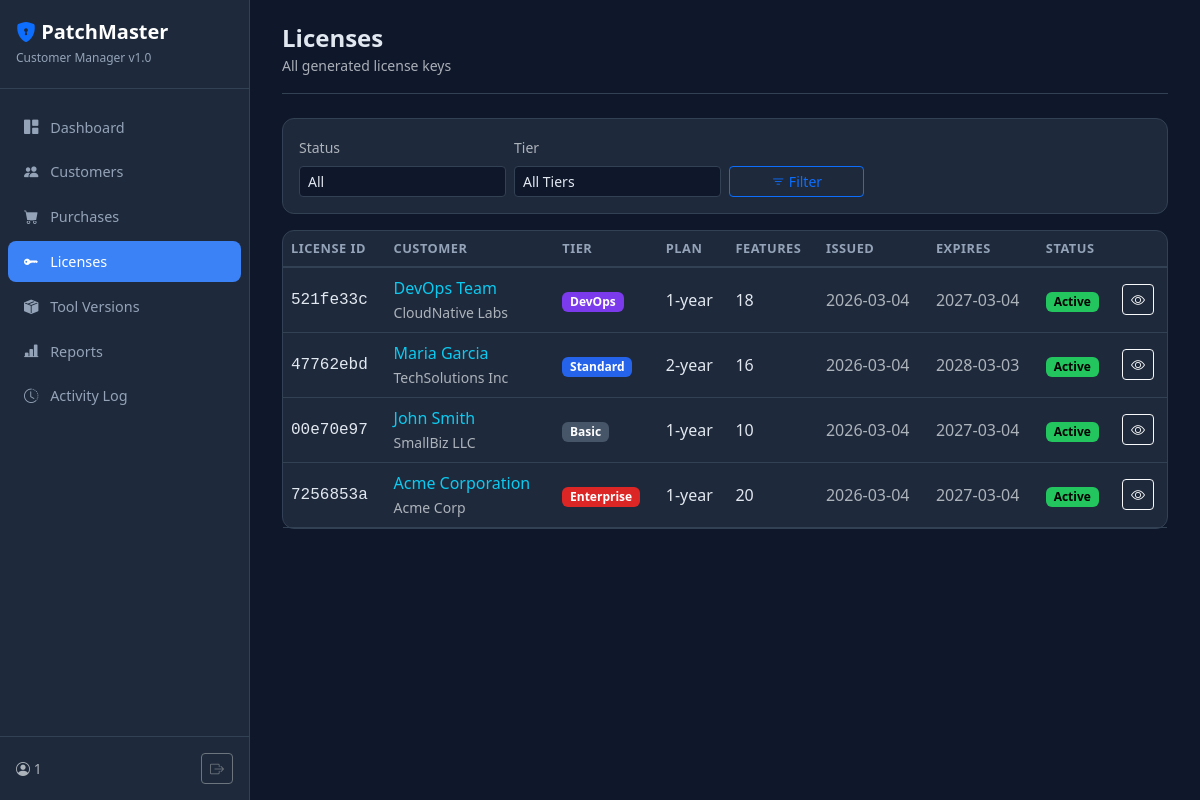
The app's page /licenses (signed in) with its own data.
### tables this page shows
CREATE TABLE licenses (
            id              INTEGER PRIMARY KEY AUTOINCREMENT,
            purchase_id     INTEGER NOT NULL REFERENCES purchases(id) ON DELETE CASCADE,
            customer_id     INTEGER NOT NULL REFERENCES customers(id) ON DELETE CASCADE,
            license_id      TEXT    NOT NULL UNIQUE,
            license_key     TEXT    NOT NULL,
            tier            TEXT    NOT NULL,
            plan            TEXT    NOT NULL,
            features        TEXT    NOT NULL DEFAULT '[]',
            max_hosts       INTEGER NOT NULL DEFAULT 0,
            tool_version    TEXT    NOT NULL DEFAULT '2.0',
            version_compat  TEXT    NOT NULL DEFAULT '2.x',
            issued_at       TEXT    NOT NULL,
            expires_at      TEXT    NOT NULL,
            is_revoked      INTEGER NOT NULL DEFAULT 0,
            revoked_at      TEXT,
            revoke_reason   TEXT    NOT NULL DEFAULT '',
            activated       INTEGER NOT NULL DEFAULT 0,
            activated_at    TEXT,
            created_at      TEXT    NOT NULL DEFAULT (datetime('now'))
        );

CREATE TABLE customers (
            id          INTEGER PRIMARY KEY AUTOINCREMENT,
            name        TEXT    NOT NULL,
            email       TEXT    NOT NULL,
            company     TEXT    NOT NULL DEFAULT '',
            phone       TEXT    NOT NULL DEFAULT '',
            address     TEXT    NOT NULL DEFAULT '',
            notes       TEXT    NOT NULL DEFAULT '',
            status      TEXT    NOT NULL DEFAULT 'active',
            created_at  TEXT    NOT NULL DEFAULT (datetime('now')),
            updated_at  TEXT    NOT NULL DEFAULT (datetime('now'))
        );

### vendor/app.py (the view)
@app.route("/licenses")
@login_required
def licenses_list():
    db = get_db()
    status_filter = request.args.get("status", "")
    tier_filter = request.args.get("tier", "")
    query = """
        SELECT l.*, c.name as customer_name, c.company
        FROM licenses l JOIN customers c ON l.customer_id = c.id
    """
    params = []
    wheres = []
    if status_filter == "active":
        wheres.append("l.is_revoked = 0 AND l.expires_at > datetime('now')")
    elif status_filter == "expired":
        wheres.append("l.is_revoked = 0 AND l.expires_at <= datetime('now')")
    elif status_filter == "revoked":
        wheres.append("l.is_revoked = 1")
    if tier_filter:
        wheres.append("l.tier = ?")
        params.append(tier_filter)
    if wheres:
        query += " WHERE " + " AND ".join(wheres)
    query += " ORDER BY l.created_at DESC"
    licenses = db.execute(query, params).fetchall()
    return render_template("licenses.html", licenses=licenses, tiers=TIERS,
                           status_filter=status_filter, tier_filter=tier_filter)

### vendor/app.py (called while the page is built)
def get_db():
    if "db" not in g:
        g.db = sqlite3.connect(DB_PATH)
        g.db.row_factory = sqlite3.Row
        g.db.execute("PRAGMA journal_mode=WAL")
        g.db.execute("PRAGMA foreign_keys=ON")
    return g.db

@app.template_filter("from_json")
def from_json_filter(s):
    try:
        return json.loads(s)
    except Exception:
        return []

@app.context_processor
def inject_now():
    return {"now": datetime.utcnow().strftime("%Y-%m-%dT%H:%M:%SZ")}

def login_required(f):
    @wraps(f)
    def decorated(*args, **kwargs):
        if not session.get("logged_in"):
            return redirect(url_for("login"))
        return f(*args, **kwargs)
    return decorated

### vendor/templates/licenses.html (shortened to what this page needs)
{% extends "base.html" %}
{% block content %}
<div class="topbar">
  <div>
    <h4 class="mb-0 fw-bold">Licenses</h4>
    <small class="text-muted">All generated license keys</small>
  </div>
</div>
<div class="card-dark p-3 mb-3">
  <form method="GET" class="row g-2 align-items-end">
    <div class="col-md-3">
      <label class="form-label small text-muted">Status</label>
      <select name="status" class="form-select form-select-sm">
        <option value="">All</option>
      </select>
    </div>
    <div class="col-md-3">
      <label class="form-label small text-muted">Tier</label>
      <select name="tier" class="form-select form-select-sm">
        <option value="">All Tiers</option>
      </select>
    </div>
    <div class="col-md-2">
      <button type="submit" class="btn btn-outline-primary btn-sm w-100"><i class="bi bi-filter"></i> Filter</button>
    </div>
  </form>
</div>
{% if licenses %}
<div class="card-dark">
  <div class="table-responsive">
    <table class="table table-dark-custom table-hover mb-0">
      <thead>
        <tr><th>License ID</th><th>Customer</th><th>Tier</th><th>Plan</th><th>Features</th><th>Issued</th><th>Expires</th><th>Status</th><th></th></tr>
      </thead>
      <tbody>
        {% for l in licenses %}
        <tr>
          <td class="font-monospace">{{ l['license_id'] }}</td>
          <td>
            <a href="{{ url_for('customer_detail', cid=l['customer_id']) }}" class="text-decoration-none text-info">{{ l['customer_name'] }}</a>
            {% if l['company'] %}<br><small class="text-muted">{{ l['company'] }}</small>{% endif %}
          </td>
          <td><span class="badge badge-tier-{{ l['tier'] }}">{{ tiers[l['tier']]['label'] }}</span></td>
          <td>{{ l['plan'] }}</td>
          <td>{{ (l['features']|from_json|default([]))|length if l['features'] else 0 }}</td>
          <td class="text-muted">{{ l['issued_at'][:10] }}</td>
          <td class="text-muted">{{ l['expires_at'][:10] }}</td>
          <td>
            {% if l['is_revoked'] %}<span class="badge badge-revoked">Revoked</span>
            {% elif l['expires_at'] < now %}<span class="badge badge-expired">Expired</span>
            {% else %}<span class="badge badge-active">Active</span>{% endif %}
          </td>
          <td><a href="{{ url_for('license_detail', lid=l['id']) }}" class="btn btn-sm btn-outline-light"><i class="bi bi-eye"></i></a></td>
        </tr>
        {% endfor %}
      </tbody>
    </table>
  </div>
</div>
{% else %}
<div class="empty-state">
  <i class="bi bi-key"></i>
  <h5>No licenses found</h5>
  <p class="text-muted">Licenses are generated automatically when you record a purchase.</p>
</div>
{% endif %}
{% endblock %}

### vendor/templates/base.html (style rules this page uses)
:root { --pm-blue: #3b82f6; --pm-green: #22c55e; --pm-red: #ef4444; --pm-yellow: #f59e0b; --pm-purple: #a855f7; }
body { background: #0f172a; color: #e2e8f0; font-family: 'Segoe UI', system-ui, sans-serif; }
.topbar { display: flex; justify-content: space-between; align-items: center; margin-bottom: 1.5rem; padding-bottom: 1rem; border-bottom: 1px solid #334155; }
.card-dark { background: #1e293b; border: 1px solid #334155; border-radius: 12px; }
.table-dark-custom { --bs-table-bg: transparent; --bs-table-border-color: #334155; }
.table-dark-custom th { color: #94a3b8; font-weight: 600; font-size: 0.8rem; text-transform: uppercase; letter-spacing: 0.5px; border-bottom-width: 2px; }
.table-dark-custom td { color: #e2e8f0; vertical-align: middle; }
.badge-tier-basic { background: #475569; }
.badge-tier-standard { background: #2563eb; }
.badge-tier-devops { background: #7c3aed; }
.badge-tier-enterprise { background: #dc2626; }
.badge-active { background: var(--pm-green); color: #000; }
.form-control, .form-select { background: #0f172a; border-color: #334155; color: #e2e8f0; }

### records on screen
licenses: license_id "521fe33c", customer_name "DevOps Team", company "CloudNative Labs", tier "DevOps", plan "1-year", features "18", issued_at "2026-03-04", expires_at "2027-03-04", is_revoked "Active"
licenses: license_id "47762ebd", customer_name "Maria Garcia", company "TechSolutions Inc", tier "Standard", plan "2-year", features "16", issued_at "2026-03-04", expires_at "2028-03-03", is_revoked "Active"
licenses: license_id "00e70e97", customer_name "John Smith", company "SmallBiz LLC", tier "Basic", plan "1-year", features "10", issued_at "2026-03-04", expires_at "2027-03-04", is_revoked "Active"
licenses: license_id "7256853a", customer_name "Acme Corporation", company "Acme Corp", tier "Enterprise", plan "1-year", features "20", issued_at "2026-03-04", expires_at "2027-03-04", is_revoked "Active"

### other values on screen
{{ session.get('user', 'admin') }} "1"
